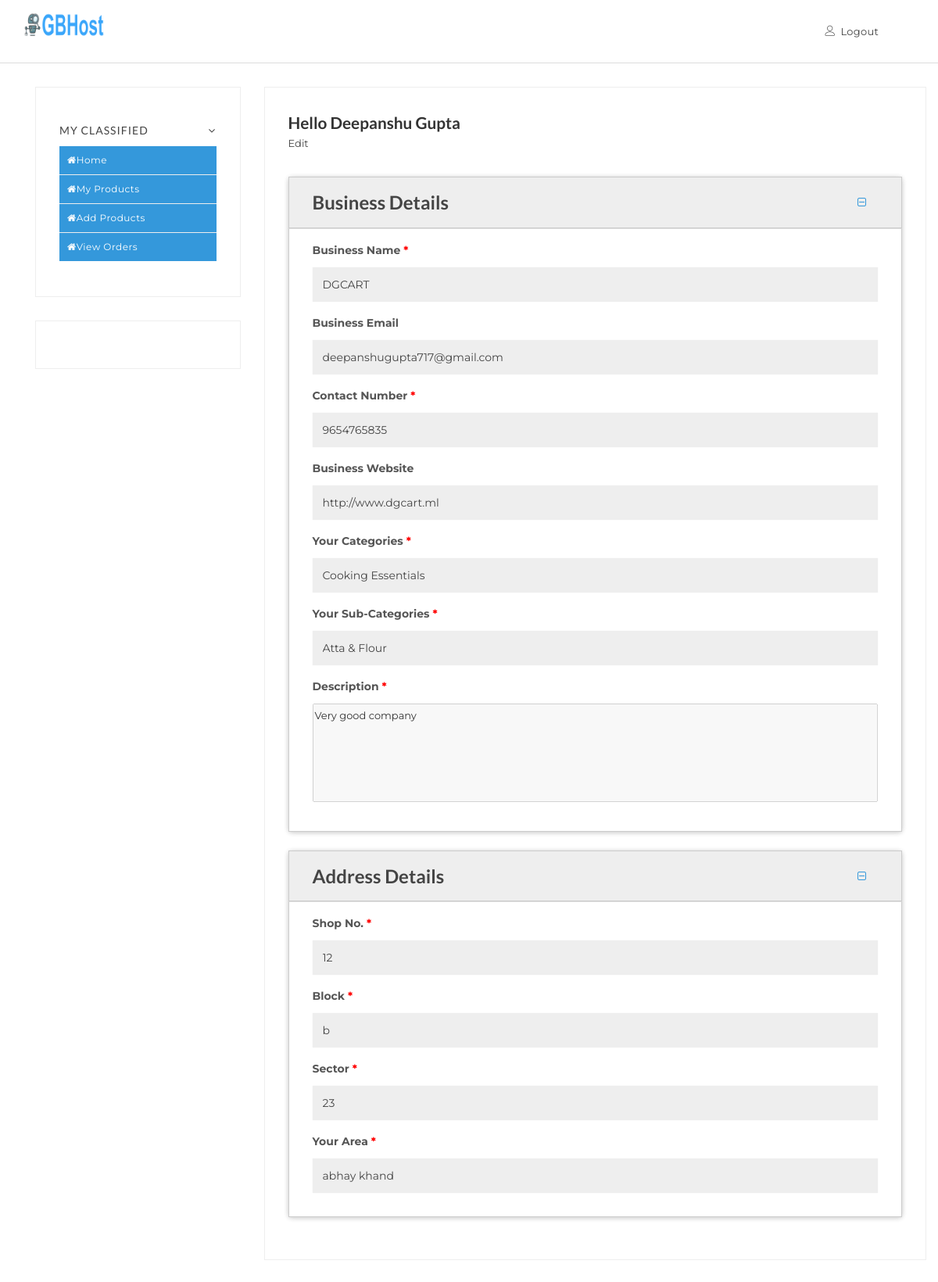
The app's page /seller/admin/index.php (signed in) with its own data.
### tables this page shows
CREATE TABLE `business` (
  `m_id` int(11) NOT NULL,
  `b_id` int(11) NOT NULL,
  `business_name` varchar(200) NOT NULL,
  `desc` varchar(1000) NOT NULL,
  `contact` bigint(15) NOT NULL,
  `email` varchar(50) DEFAULT NULL,
  `website` varchar(50) DEFAULT NULL,
  `category_id` int(10) NOT NULL,
  `scat_id` int(10) NOT NULL,
  `area_id` int(10) NOT NULL,
  `shopno` varchar(20) NOT NULL,
  `block` varchar(20) NOT NULL,
  `sector` varchar(20) NOT NULL
);

CREATE TABLE `all_category` (
  `cat_id` int(11) NOT NULL,
  `cat_name` varchar(50) NOT NULL
);

CREATE TABLE `all_s_cat` (
  `cat_id` int(11) NOT NULL,
  `s_cat_id` int(11) NOT NULL,
  `s_cat_name` varchar(50) NOT NULL
);

CREATE TABLE `area` (
  `area_id` int(11) NOT NULL,
  `area_name` varchar(50) NOT NULL
);

### seller/admin/index.php (the view, shortened to what this page needs)
<!DOCTYPE html>
<?php
if(isset($_SESSION['mid'])){
	require('../conn.php');
$mid=$_SESSION['mid'];
$bid_check=mysqli_query($query,"select * from business where m_id='$mid'");
	$bid_result2=mysqli_fetch_array($bid_check);
}
else {
  echo "<script>alert('Access Denied. Please Login First'); window.location.assign('../seller/login.php');  </script>";
}
?>
<html lang="en">
<head>
<link rel="stylesheet" href="../assets/css/bootstrap.min.css" type="text/css">
<link rel="stylesheet" href="../assets/css/jasny-bootstrap.min.css" type="text/css">
<link rel="stylesheet" href="../assets/css/jasny-bootstrap.min.css" type="text/css">
<link rel="stylesheet" href="../assets/css/material-kit.css" type="text/css">
<link rel="stylesheet" href="../assets/css/font-awesome.min.css" type="text/css">
<link rel="stylesheet" href="../assets/fonts/line-icons/line-icons.css" type="text/css">
<link rel="stylesheet" href="../assets/css/main.css" type="text/css">
<link rel="stylesheet" href="../assets/extras/animate.css" type="text/css">
<link rel="stylesheet" href="../assets/extras/owl.carousel.css" type="text/css">
<link rel="stylesheet" href="../assets/extras/owl.theme.css" type="text/css">
<link rel="stylesheet" href="../assets/extras/settings.css" type="text/css">
<link rel="stylesheet" href="../assets/css/responsive.css" type="text/css">
<link rel="stylesheet" href="../assets/css/bootstrap-select.min.css">
</head>
<body>
<a<div class="header">
<nav class="navbar navbar-default main-navigation" role="navigation">
<div class="container">
<div class="navbar-header">
<a class="navbar-brand logo" href="../index.php"><img src="../assets/img/logo.png" alt=""></a>
</div>
<div class="collapse navbar-collapse" id="navbar">
<ul class="nav navbar-nav navbar-right">
<li><a href="logout.php"><i class="lnr lnr-user"></i> Logout</a></li>
</ul>
</div>
</div>
</nav>
<div id="content">
<div class="container">
<div class="row">
<div class="col-sm-3 page-sideabr">
<aside>
<div class="inner-box">
<div class="user-panel-sidebar">
<div class="collapse-box">
<h5 class="collapset-title no-border">My Classified <a aria-expanded="true" class="pull-right" data-toggle="collapse" href="#myclassified"><i class="fa fa-angle-down"></i></a></h5>
<div aria-expanded="true" id="myclassified" class="panel-collapse collapse in">
<ul class="acc-list">
<li class="active">
<a href="index.php"><i class="fa fa-home"></i>Home</a>
</li>
<li class="active">
<a href="myadds.php"><i class="fa fa-home"></i>My Products</a>
</li>
<li class="active">
<a href="add_product.php"><i class="fa fa-home"></i>Add Products</a>
</li>
<li class="active">
<a href="view_orders.php"><i class="fa fa-home"></i>View Orders</a>
</li>
</ul>
</div>
</div>
</div>
</div>
<div class="inner-box">
</aside>
</div>
<div class="col-sm-9 page-content">
<div class="inner-box">
<div class="welcome-msg">
<h3 class="page-sub-header2 clearfix no-padding">Hello <?php  echo $_SESSION['mname'];  ?></h3><a href="update/business_update.php" target="_blank">Edit</a>
</div>
<div id="accordion" class="panel-group">
<div class="panel panel-default">
<div class="panel-heading">
<h4 class="panel-title"> <a href="#collapseB1" data-toggle="collapse"><h3><strong>Business Details</strong> </h3></a> </h4>
</div>
	<?php
    $bname=	$bid_result2['business_name'];
	$bemail=$bid_result2['email'];
	$bcontact=$bid_result2['contact'];
	$bwebsite=$bid_result2['website'];
	$categoryid=$bid_result2['category_id'];
	$cat_check=mysqli_query($query,"select cat_name from all_category where cat_id='$categoryid'");
	$catresult=mysqli_fetch_array($cat_check);
	$category=$catresult['cat_name'];
	$subcatid=$bid_result2['scat_id'];
	$scat_check=mysqli_query($query,"select s_cat_name from all_s_cat where s_cat_id='$subcatid'");
	$scatresult=mysqli_fetch_array($scat_check);
	$subcat=$scatresult['s_cat_name'];
	$areaid=$bid_result2['area_id'];
	$area_check=mysqli_query($query,"select area_name from area where area_id='$areaid'");
	$arearesult=mysqli_fetch_array($area_check);
	$area=$arearesult['area_name'];
	$desc=$bid_result2['desc'];
	$shopno=$bid_result2['shopno'];
	$block=$bid_result2['block'];
	$sector=$bid_result2['sector'];
	?>
<div class="panel-collapse collapse in" id="collapseB1">
<div class="panel-body">
<form role="form" name="myForm" action="register-business.php" method="post">
<div class="form-group">
<label class="control-label">Business Name <span id="important">*</span></label>
<input class="form-control" value="<?php echo $bname; ?>" disabled type="text">
</div>
<div class="form-group">
<label class="control-label">Business Email</label>
<input class="form-control" placeholder="Optional" disabled value="<?php echo $bemail; ?>" id="email" type="email"  name="email">
</div>
<div class="form-group">
<label for="Phone" class="control-label">Contact Number <span id="important">*</span></label>
<input class="form-control" id="Phone"  value="<?php echo $bcontact; ?>" disabled placeholder="Contact Number" onKeyUp="num_check()" type="text" name="contact" maxlength="10" minlength="10" required>
</div>
<div class="form-group">
<label class="control-label">Business Website</label>
<input class="form-control" placeholder="Optional" value="<?php echo $bwebsite; ?>"  onKeyUp="validURL()" type="url" disabled name="bwebsite">
</div>
<div class="form-group">
<label class="control-label">Your Categories <span id="important">*</span></label>
<input class="form-control" value="<?php echo $category; ?>" disabled type="text">
</div>
<div class="form-group">
<label class="control-label">Your Sub-Categories <span id="important">*</span></label>
<input class="form-control" value="<?php echo $subcat; ?>" disabled type="text">
</div>
<div class="form-group">
<label class="control-label">Description <span id="important">*</span></label>
<textarea name="desc" rows="5" cols="100" placeholder="Describe your product or service (Atleast 150 character long)" style="max-width: 100%;" disabled onKeyUp="desc_check()" required><?php echo $desc; ?></textarea>
</div>
</div>
</div>
	</div>
<div class="panel panel-default">
<div class="panel-heading">
<h4 class="panel-title"> <a href="#collapseB1" data-toggle="collapse"><h3><strong> Address Details</strong></h3></a> </h4>
</div>
<div class="panel-collapse collapse in" id="collapseB1">
<div class="panel-body">
<div class="form-group">
<label class="control-label">Shop No. <span id="important">*</span></label>
<input class="form-control"  value="<?php echo $shopno; ?>" disabled  placeholder="Shop no." type="text" onKeyUp="shop_check()" name="shop_no" required>
</div>
<div class="form-group">
<label class="control-label">Block <span id="important">*</span></label>
<input class="form-control"  value="<?php echo $block; ?>" disabled  placeholder="Block" type="text" onKeyUp="block_check()" name="block" required>
</div>
<div class="form-group">
<label class="control-label">Sector <span id="important">*</span></label>
<input class="form-control"  value="<?php echo $sector; ?>" disabled  placeholder="Sector" type="text" onKeyUp="sector_check()" name="sector" required>
</div>
<div class="form-group">
<label class="control-label">Your Area <span id="important">*</span></label>
<input class="form-control" value="<?php echo $area; ?>" disabled type="text">
</div>
</div>
</div>
</div>
</div>
</div>
</div>
</div>
</div>
</div>
</body>
</html>

### seller/assets/css/material-kit.css (style rules this page uses)
body,h1,h2,h3,h4,h5,h6,.h1,.h2,.h3,.h4 { font-family:open sans,sans-serif;font-weight:400 }
.animation-transition-fast,.navbar { -webkit-transition:all 150ms ease 0s;-moz-transition:all 150ms ease 0s;-o-transition:all 150ms ease 0s;-ms-transition:all 150ms ease 0s;transition:all 150ms ease 0s }
.form-group { position:relative }
.form-group textarea { resize:none }
.navbar { border:0 }
.navbar .navbar-collapse,.navbar .navbar-form { border-top:0;box-shadow:none }
h3,.h3 { font-size:1.825em;line-height:1.4em;margin:20px 0 10px }
h4,.h4 { font-size:1.3em;line-height:1.4em }
h5,.h5 { font-size:1.25em;line-height:1.4em;margin-bottom:15px }
.panel { border-radius:2px;border:0;box-shadow:0 1px 6px 0 rgba(0,0,0,.12),0 1px 6px 0 rgba(0,0,0,.12) }
.panel>.panel-heading,.panel.panel-default>.panel-heading { background-color:#eee }
[class*=panel-]>.panel-heading { color:#fff;border:0 }
.panel-default>.panel-heading,.panel:not([class*=panel-])>.panel-heading { color:rgba(0,0,0,.87) }
* { -webkit-tap-highlight-color:transparent;-webkit-tap-highlight-color:transparent }

### seller/assets/css/main.css (style rules this page uses)
body { font-family:montserrat,sans-serif;font-weight:400;font-size:13px;line-height:24px;overflow-x:hidden }
h1,h2,h3,h4,h5,h6 { margin-top:0;margin-bottom:0;font-family:lato,sans-serif;font-weight:700 }
h3 { font-size:1.6em;line-height:1.4em }
a { color:#444;-webkit-transition:all .3s linear;-moz-transition:all .3s linear;-ms-transition:all .3s linear;-o-transition:all .3s linear;transition:all .3s linear }
img { max-width:100% }
ul { margin:0;padding:0 }
ul li { list-style:none;margin:0 }
#content { padding:80px 0 }
.no-padding { padding:0!important }
.navbar>.container .navbar-brand,.navbar>.container-fluid .navbar-brand { padding:0 0 0 15px;width:120px }
.nav>li { position:relative;display:block }
.navbar-default { margin-bottom:0;background:0 0;border:0;border-radius:0;border-bottom:1px solid #ddd }
.navbar-header { position:relative;padding:15px 0;margin:0!important }
.main-navigation .navbar-nav { margin-top:20px;position:relative;-webkit-transition:all .2s linear;-moz-transition:all .2s linear;-o-transition:all .2s linear;transition:all .2s linear }
.main-navigation .navbar-nav>li a { color:#444;line-height:normal;border-radius:4px;padding:12px 15px;font-size:13px;outline:0;letter-spacing:.3px;-moz-transition:color .3s linear;-webkit-transition:color .3s linear;-o-transition:color .3s linear;transition:color .3s linear }
.main-navigation .navbar-nav>li a i { margin-right:3px }
.inner-box { border:1px solid #eee;padding:30px;margin-bottom:30px }
.collapse-box { margin-bottom:15px }
.collapset-title { border-top:1px solid #eee;color:#444;font-size:14px;font-weight:400;letter-spacing:1px;margin-bottom:0;margin-top:0;padding-bottom:10px;padding-top:15px;text-transform:uppercase }
.no-border { border:0 }
.user-panel-sidebar ul { padding:0 }
.user-panel-sidebar ul li a { background:#fff;display:block;color:#444;font-size:12px;letter-spacing:.5px;line-height:26px;padding:5px 10px;text-align:left;border-bottom:1px solid #eee }
.user-panel-sidebar ul li a:hover,.user-panel-sidebar ul li a:active,.user-panel-sidebar ul li.active a { background-color:#3498db;color:#fff }
.user-panel-sidebar ul li:last-child a { border-bottom:0 }
.welcome-msg { margin-bottom:30px }
#content { padding:30px }
.panel-group .panel { margin-bottom:24px }
.panel-default { border-radius:0;border:0 }
.panel-default .panel-heading { padding:0 30px;outline:0;border-radius:0;background:#e6e6e6;border:1px solid #ccc;width:100%;box-shadow:none }
.panel-default .panel-heading .panel-title { margin-top:0;margin-bottom:0;font-size:16px;color:inherit }
.panel-default .panel-heading a { font-size:15px;font-weight:400;padding:15px 35px 15px 0;display:inline-block;width:100%;color:#444;position:relative;text-decoration:none }
.panel-default .panel-heading a:after { font-family:fontawesome;content:"";position:absolute;right:15px;color:#3498db;font-size:14px;font-weight:300;top:50%;line-height:1;margin-top:-7px }
.panel-default .panel-collapse .panel-body { padding:15px 30px;background-color:#fff;border:1px solid #ccc }
.form-control { background-color:#fff;border:1px solid #eee;border-radius:0;box-shadow:0 0 1px rgba(0,0,0,.075);color:#444;display:block;height:44px;padding:10px 12px;width:100% }
.control-label { font-size:14px;color:#555;font-weight:700;margin-bottom:10px }

### seller/admin/index.php (style rules this page uses)
#important { color: red; }

### records on screen
business: business_name "DGCART", email "deepanshugupta717@gmail.com", contact "9654765835", bwebsite "http://www.dgcart.ml", desc "Very good company", shop_no "12", block "b", sector "23"
all_category: cat_name "Cooking Essentials"
all_s_cat: s_cat_name "Atta & Flour"
area: area_name "abhay khand"

### other values on screen
$_SESSION['mname'] "Deepanshu Gupta"
